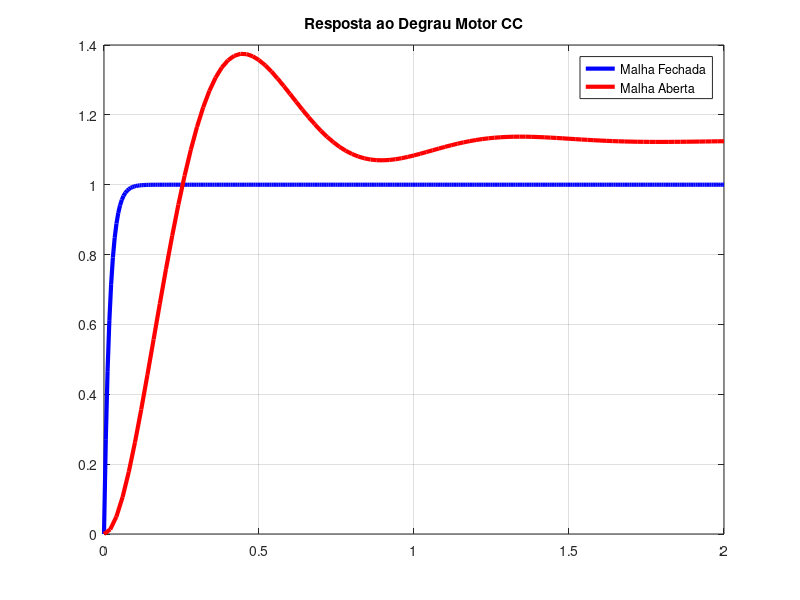

This chart was generated by the following MATLAB code:
clear; clc;

pkg load control

s = tf('s')

%Parâmetros do motor
J = 0.01;
b = 0.02;
K = 0.75;
R = 5.2;
L = 1.1;

G_p = K/((J*s+b)*(L*s+R)+K^2)
x = [5.39353   48.54381    0.80142];#Kp Ki Kd

G_c = (x(3)*s*s + x(1)*s + x(2)) / s;
G_MF = minreal((G_p*G_c) / (1 + G_p*G_c));
[y1 t1 x1] = step(G_MF);
[y2 t2 x2] = step(G_p);

plot(t1,y1,'linewidth',3,'color','b',t2,y2,'linewidth',3,'color','r')
title('Resposta ao Degrau Motor CC');
legend('Malha Fechada','Malha Aberta');
grid on;
       